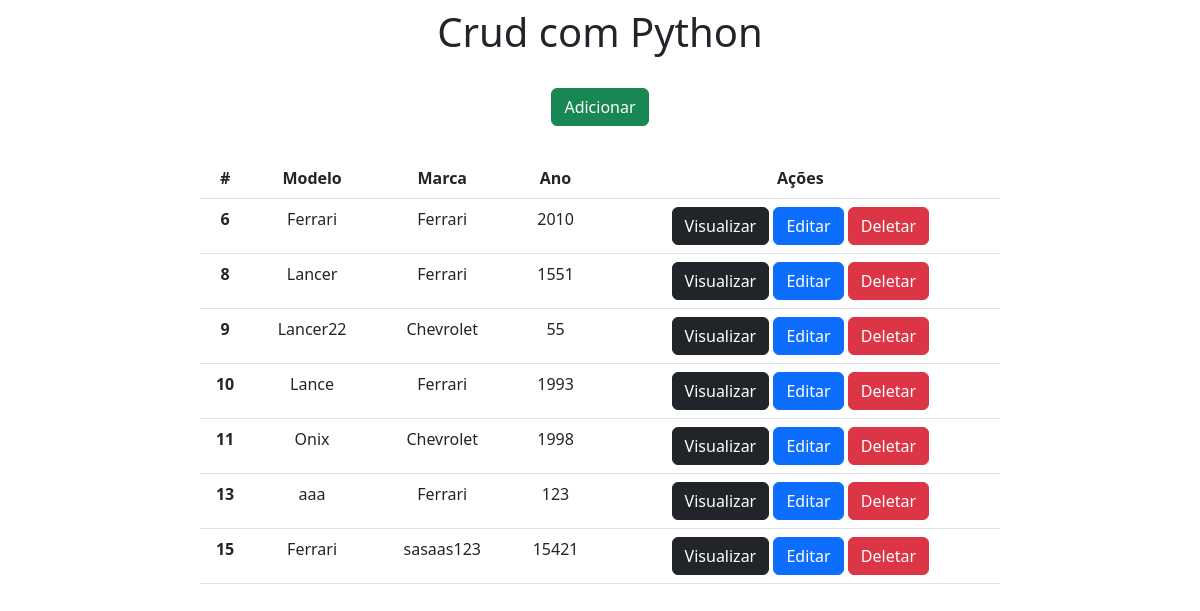
The page / on the database its author committed.
### app/models.py (models this page shows)
class Carros(models.Model):
    modelo = models.CharField(max_length=150)
    marca = models.CharField(max_length=100)
    ano = models.IntegerField()

### app/views.py (the view)
# urls.py: 2. Add a URL to urlpatterns:  path('', views.home, name='home')
def home(request):
    data = {}
    data['db'] = Carros.objects.all()
    return  render(request,'index.html', data)

### app/templates/index.html (shortened to what this page needs)
<!DOCTYPE html>
<html lang="pt-br">
  <head>
    <link
      href="https://cdn.jsdelivr.net/npm/bootstrap@5.2.0-beta1/dist/css/bootstrap.min.css"
      rel="stylesheet"
    />
  </head>
  <body>
    <div class="col-8 m-auto pt-2 pb-2 text-center">
      <h1>Crud com Python</h1>
    </div>
    <div class="col-8 m-auto pt-3 pb-2 text-center">
      <a href="/form" class="btn btn-success">Adicionar</a>
    </div>
  <div class="col-8 m-auto pt-4 pb-2 text-center">
      <table class="table">
        <thead class="thead-dark">
          <tr>
            <th scope="col">#</th>
            <th scope="col">Modelo</th>
            <th scope="col">Marca</th>
            <th scope="col">Ano</th>
            <th scope="col">Ações</th>
          </tr>
        </thead>
        <tbody>
        {% for dbs in db %}
          <tr>
            <th>{{dbs.id}}</th>
            <td>{{dbs.modelo}}</td>
            <td>{{dbs.marca}}</td>
            <td>{{dbs.ano}}</td>
            <td>
              <a href="view/{{dbs.id}}/" class="btn btn-dark">Visualizar</a>
              <a href="edit/{{dbs.id}}/" class="btn btn-primary">Editar</a>
              <a href="delete/{{dbs.id}}/" class="btn btn-danger btnDel">Deletar</a>
             </td>
          </tr>
        {% endfor dbs in db %}
        </tbody>
      </table>
    </div>
  {% load static %}
  </body>
</html>

### rows shown on the page
Carros: id "6", modelo "Ferrari", marca "Ferrari", ano "2010"
Carros: id "8", modelo "Lancer", marca "Ferrari", ano "1551"
Carros: id "9", modelo "Lancer22", marca "Chevrolet", ano "55"
Carros: id "10", modelo "Lance", marca "Ferrari", ano "1993"
Carros: id "11", modelo "Onix", marca "Chevrolet", ano "1998"
Carros: id "13", modelo "aaa", marca "Ferrari", ano "123"
Carros: id "15", modelo "Ferrari", marca "sasaas123", ano "15421"
